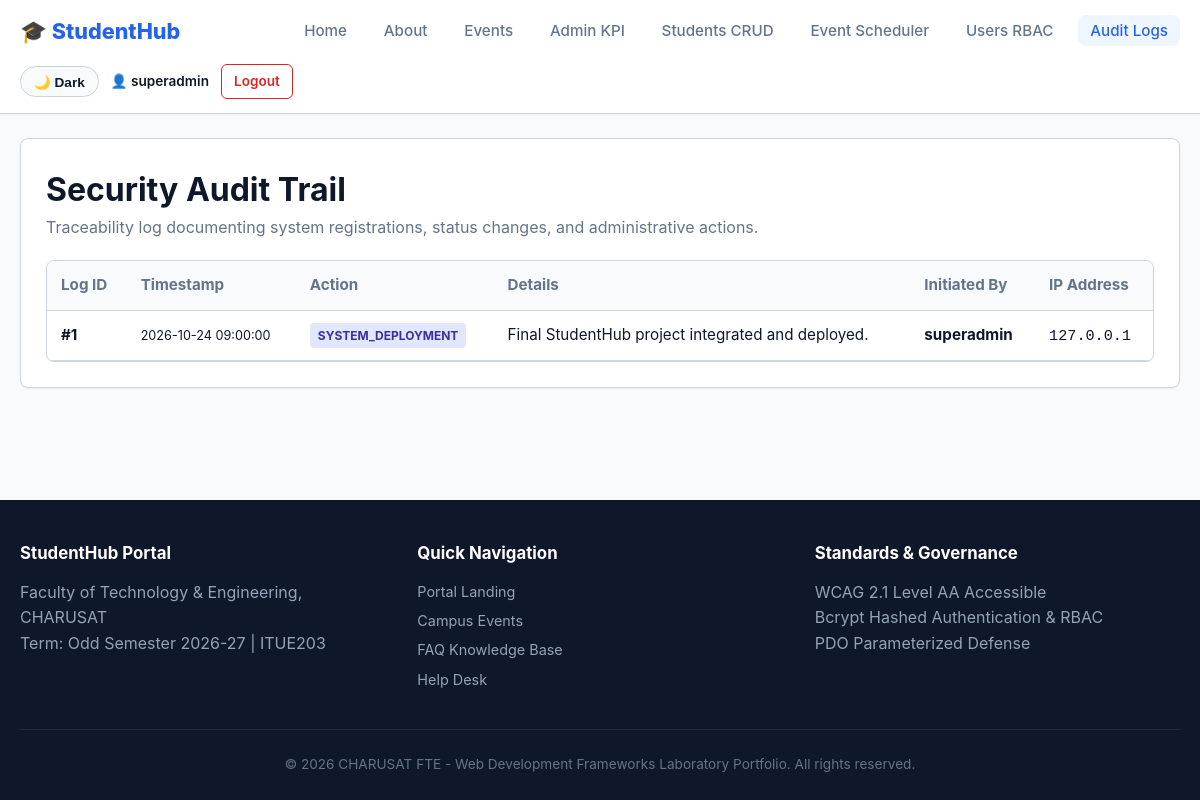
/studenthub/audit_logs.php (signed in), run on the app's committed database.
### tables this page shows
CREATE TABLE `audit_logs` (
    `id` INT UNSIGNED AUTO_INCREMENT PRIMARY KEY,
    `user_id` INT UNSIGNED NULL,
    `action` VARCHAR(100) NOT NULL,
    `details` TEXT NULL,
    `ip_address` VARCHAR(45) NOT NULL,
    `created_at` TIMESTAMP DEFAULT CURRENT_TIMESTAMP,
    CONSTRAINT `fk_p15_audit_user` FOREIGN KEY (`user_id`) REFERENCES `users` (`id`) ON DELETE SET NULL
);

CREATE TABLE `users` (
    `id` INT UNSIGNED AUTO_INCREMENT PRIMARY KEY,
    `username` VARCHAR(50) NOT NULL UNIQUE,
    `email` VARCHAR(100) NOT NULL UNIQUE,
    `password_hash` VARCHAR(255) NOT NULL,
    `role` ENUM('admin', 'student') NOT NULL DEFAULT 'student',
    `status` ENUM('active', 'inactive', 'suspended') NOT NULL DEFAULT 'active',
    `last_login` DATETIME NULL,
    `created_at` TIMESTAMP DEFAULT CURRENT_TIMESTAMP,
    `updated_at` TIMESTAMP DEFAULT CURRENT_TIMESTAMP ON UPDATE CURRENT_TIMESTAMP,
    INDEX `idx_users_role` (`role`),
    INDEX `idx_users_status` (`status`)
);

### studenthub/audit_logs.php (the view, shortened to what this page needs)
<?php
$pdo = Database::getConnection();
$logs = $pdo->query("
    SELECT a.*, u.username
    FROM audit_logs a
    LEFT JOIN users u ON a.user_id = u.id
    ORDER BY a.created_at DESC
    LIMIT 50
")->fetchAll();
require_once __DIR__ . '/includes/header.php';
?>
<div class="card">
    <h1>Security Audit Trail</h1>
    <p style="color:var(--text-secondary); margin-bottom:20px;">Traceability log documenting system registrations, status changes, and administrative actions.</p>
    <div class="table-wrapper">
        <table>
            <thead>
                <tr>
                    <th>Log ID</th>
                    <th>Timestamp</th>
                    <th>Action</th>
                    <th>Details</th>
                    <th>Initiated By</th>
                    <th>IP Address</th>
                </tr>
            </thead>
            <tbody>
                <?php foreach ($logs as $l): ?>
                    <tr>
                        <td><strong>#<?= $l['id'] ?></strong></td>
                        <td><small><?= htmlspecialchars($l['created_at']) ?></small></td>
                        <td><span class="badge" style="background:#e0e7ff; color:#3730a3;"><?= htmlspecialchars($l['action']) ?></span></td>
                        <td><?= htmlspecialchars($l['details']) ?></td>
                        <td><strong><?= htmlspecialchars($l['username'] ?? 'System') ?></strong></td>
                        <td><code><?= htmlspecialchars($l['ip_address']) ?></code></td>
                    </tr>
                <?php endforeach; ?>
            </tbody>
        </table>
    </div>
</div>
<?php require_once __DIR__ . '/includes/footer.php'; ?>

### studenthub/assets/css/main.css (style rules this page uses)
:root { --primary: #2563eb; --primary-dark: #1d4ed8; --primary-light: #eff6ff; --bg-page: #f8fafc; --bg-surface: #ffffff; --text-primary: #0f172a; --text-secondary: #64748b; --border: #cbd5e1; --success: #16a34a; --danger: #dc2626; --warning: #f59e0b; --radius: 8px; --shadow-sm: 0 1px 2px 0 rgba(0, 0, 0, 0.05); --shadow-md: 0 4px 6px -1px rgba(0, 0, 0, 0.1); }
* { box-sizing: border-box; margin: 0; padding: 0; transition: background-color 0.2s, color 0.2s; }
body { font-family: -apple-system, BlinkMacSystemFont, "Segoe UI", Roboto, sans-serif; background: var(--bg-page); color: var(--text-primary); line-height: 1.6; min-height: 100vh; display: flex; flex-direction: column; }
.card { background: var(--bg-surface); border: 1px solid var(--border); border-radius: var(--radius); padding: 25px; box-shadow: var(--shadow-sm); margin-bottom: 25px; }
.table-wrapper { overflow-x: auto; border: 1px solid var(--border); border-radius: var(--radius); }
table { width: 100%; border-collapse: collapse; text-align: left; }
th, td { padding: 12px 14px; border-bottom: 1px solid var(--border); font-size: 0.95rem; }
th { background: #f8fafc; font-weight: 700; color: var(--text-secondary); }
.badge { display: inline-block; padding: 3px 8px; border-radius: 4px; font-size: 0.75rem; font-weight: bold; text-transform: uppercase; }

### data on the page
audit_logs: id "1", created_at "2026-10-24 09:00:00", action "SYSTEM_DEPLOYMENT", details "Final StudentHub project integrated and deployed.", user.username "superadmin", ip_address "127.0.0.1"

### other printed values
APP_NAME "StudentHub"
$userName "superadmin"
APP_INSTITUTION "Faculty of Technology & Engineering, CHARUSAT"
APP_TERM "Odd Semester 2026-27"
